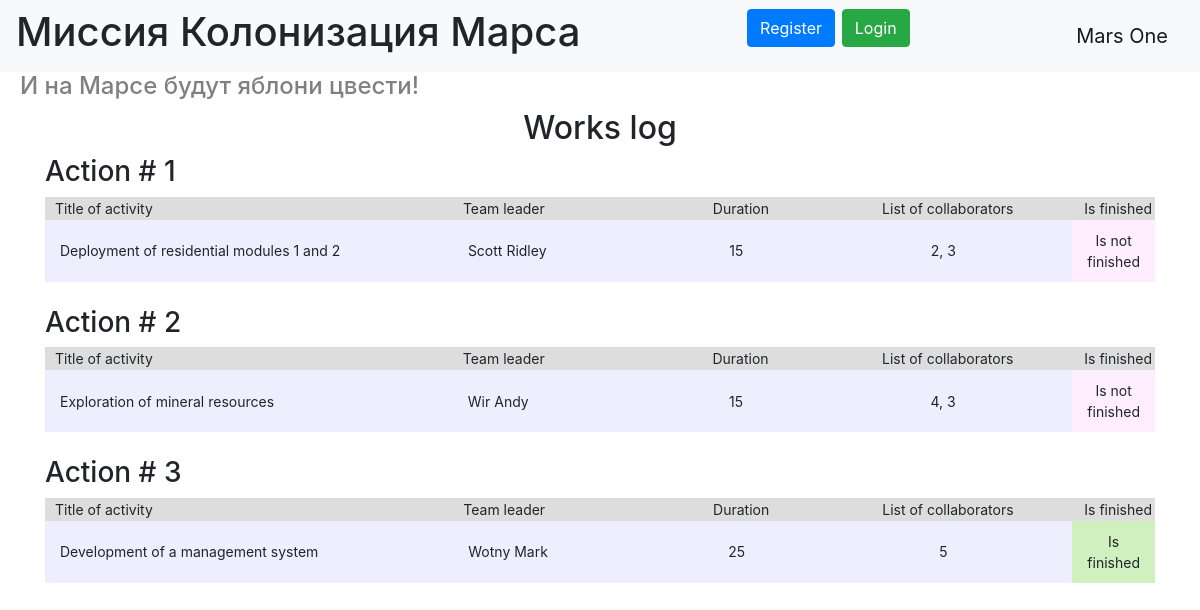
Before: / with the older database file.
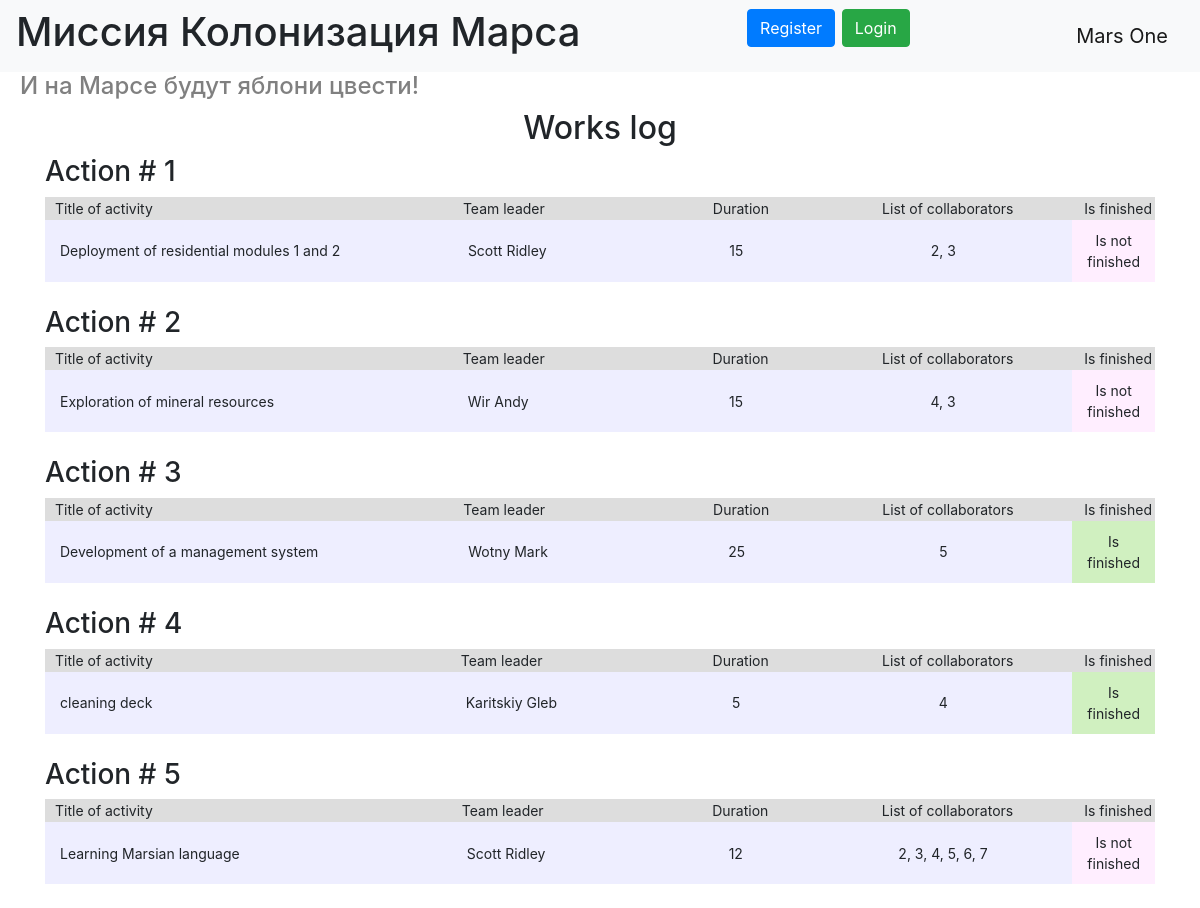
After: the same page with the newer database file.
### data/jobs.py (models this page shows)
class Jobs(SqlAlchemyBase):
    __tablename__ = 'jobs'
    id = sqlalchemy.Column(sqlalchemy.Integer,
                           primary_key=True, autoincrement=True)
    team_leader = sqlalchemy.Column(sqlalchemy.Integer, sqlalchemy.ForeignKey("users.id"), nullable=True)
    job = sqlalchemy.Column(sqlalchemy.String, nullable=True)
    work_size = sqlalchemy.Column(sqlalchemy.Integer, nullable=True)
    collaborators = sqlalchemy.Column(sqlalchemy.String, nullable=True)
    start_date = sqlalchemy.Column(sqlalchemy.DateTime, nullable=True, default=datetime.datetime.now)
    end_date = sqlalchemy.Column(sqlalchemy.DateTime, nullable=True, default=datetime.datetime.now)
    is_finished = sqlalchemy.Column(sqlalchemy.Boolean, nullable=True, default=False)
    user = orm.relationship('User')

### data/users.py (models this page shows, shortened)
class User(SqlAlchemyBase, UserMixin):
    __tablename__ = 'users'
    id = sqlalchemy.Column(sqlalchemy.Integer,
                           primary_key=True, autoincrement=True)
    surname = sqlalchemy.Column(sqlalchemy.String, nullable=True)
    name = sqlalchemy.Column(sqlalchemy.String, nullable=True)
    age = sqlalchemy.Column(sqlalchemy.Integer, nullable=True)
    position = sqlalchemy.Column(sqlalchemy.String, nullable=True)
    speciality = sqlalchemy.Column(sqlalchemy.String, nullable=True)
    address = sqlalchemy.Column(sqlalchemy.String, nullable=True)
    email = sqlalchemy.Column(sqlalchemy.String,
                              index=True, unique=True, nullable=True)
    hashed_password = sqlalchemy.Column(sqlalchemy.String, nullable=True)
    modified_date = sqlalchemy.Column(sqlalchemy.DateTime,
                                      default=datetime.datetime.now)
    jobs = orm.relationship("Jobs", back_populates='user')
    department = orm.relationship("Department", back_populates='user')

### main.py (the view)
@app.route("/")
def index():
    jobs = db_sess.query(Jobs).all()
    return render_template("works_log.html", title='Works Log', works=jobs)

### templates/works_log.html (shortened to what this page needs)
{% extends "base.html" %}
{% block content %}
<h2 style="text-align: center">Works log</h2>
<div style="align-content: space-around; justify-content: center; display: flex; flex-direction: column;">
    {% for work in works %}
    <div>
    <h3 style="text-align: left">Action # {{work.id}}</h3>
    <table>
        <colgroup>
            <col style="width: 40%;">
            <col style="width: 20%;">
            <col style="width: 15%">
            <col style="width: 25%">
            <col style="width: 15%">
        </colgroup>
    <tr>
        <th style="text-align: left; ">Title of activity</th>
        <th style="text-align: left">Team leader</th>
        <th>Duration</th>
        <th>List of collaborators</th>
        <th>Is finished</th>
    </tr>
    <tr>
        <td style="text-align: left">{{ work.job }}</td>
        <td style="text-align: left">{{ work.user.surname }} {{ work.user.name }}</td>
        <td>{{ work.work_size }}</td>
        <td>{{ work.collaborators }}</td>
        {% if not work.is_finished %}
            <td style="background-color: #ffeeff;">Is not finished</td>
        {% else %}
            <td style="background-color: #d0f0c0;">Is finished</td>
        {% endif %}
    </tr>
    </table>
    </div>
    <br>
    {% endfor %}
</div>
{% endblock %}

### templates/base.html (shortened to what this page needs)
<!DOCTYPE html>
<html lang="en">
<head>
    <link rel="stylesheet"
          href="https://stackpath.bootstrapcdn.com/bootstrap/4.4.1/css/bootstrap.min.css"
>
    <link rel="stylesheet" href="/static/css/style.css">
</head>
<body>
<header>
    <nav class="navbar navbar-light bg-light">
        <h1>Миссия Колонизация Марса</h1>
        {% if current_user.is_authenticated %}
        <a class="navbar-brand" href="/logout">{{ current_user.name }}</a>
        {% else %}
        <p>
            <a class="btn btn-primary " href="/register">Register</a>
            <a class="btn btn-success" href="/login">Login</a>
        </p>
        {% endif %}
        <a class="navbar-brand">Mars One</a>
    </nav>
    <h4>И на Марсе будут яблони цвести!</h4>
</header>
<main role="main" class="container">
    {% block content %}{% endblock %}
</main>
</body>
</html>

### static/css/style.css (style rules this page uses)
h4 { color: gray; padding-left: 20px; }
p { font-size: 18pt; }

### templates/works_log.html (style rules this page uses)
th { background-color: #dddddd; padding-left: 10px; height: min-content; }
td { background-color: #eeeeff; padding: 10px 15px; }
table { width: 100%; font-size: 14px; }
th, td { font-weight: normal; text-align: center; }

Changed rows visible on the page:
added Jobs: id "4", job "cleaning deck", user.surname "Karitskiy", user.name "Gleb", work_size "5", collaborators "4", is_finished "Is finished"
added Jobs: id "5", job "Learning Marsian language", user.surname "Scott", user.name "Ridley", work_size "12", collaborators "2, 3, 4, 5, 6, 7", is_finished "Is not finished"
